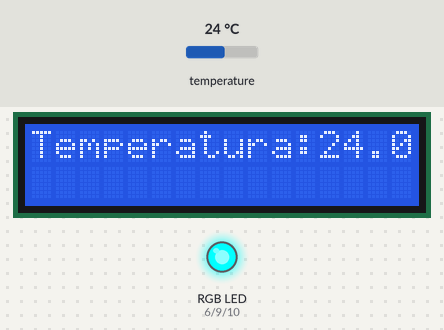
A sketch run on a simulated Arduino Uno, built with avr-gcc and run on an emulated ATmega328P. On the bench: 16×2 character LCD, an RGB LED mixed from three pins (HIGH = lit). The inputs (shaded band) are chosen by the test bench; at power-on: temperature 24 °C.

Above: at 1.2 s.
1.3 s: temperature set to 22.5 °C
At 3.0 s:
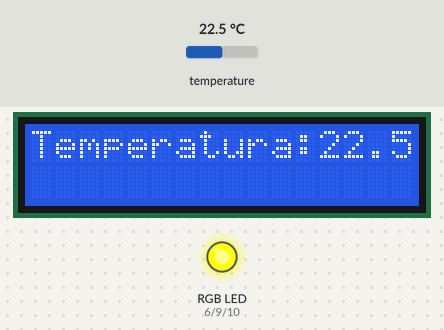
3.6 s: temperature set to 12 °C
At 5.2 s:
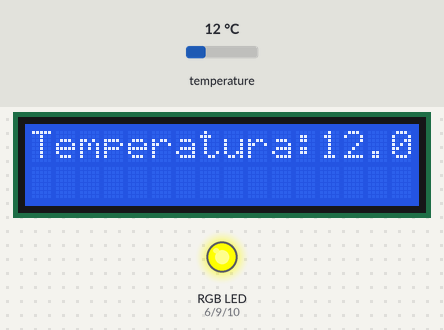
5.6 s: temperature set to 24 °C
At 7.5 s:
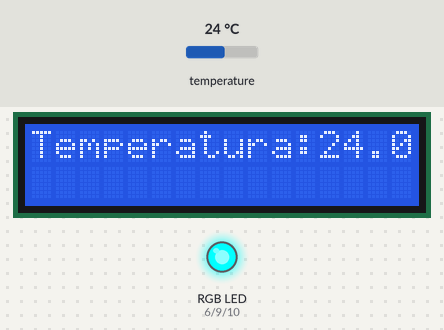
Timing chart, 0 to 9.0 s (numbered marks = the images above; inputs shaded):
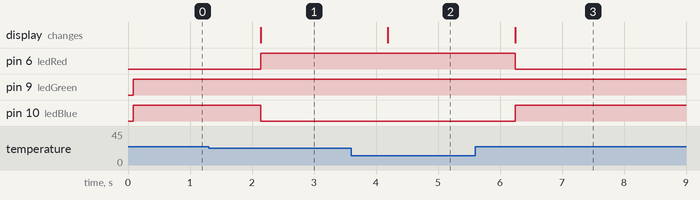

Measured:
- the behaviour switches between 23.1 and 23 °C on temperature (found by bisection; images 0 and 1)
- after the input at 1.3 s, pin 6 (ledRed): LOW → HIGH after 0.84 s; pin 10 (ledBlue): HIGH → LOW after 0.84 s; the display: changes after 0.84 s (image 1)
- after the input at 3.6 s, the display: changes after 0.59 s (image 2)
- after the input at 5.6 s, pin 6 (ledRed): HIGH → LOW after 0.65 s; pin 10 (ledBlue): LOW → HIGH after 0.65 s; the display: changes after 0.65 s (image 3)

The sketch:

temperatura_rgb.ino
```cpp
#include <OneWire.h>
#include <LiquidCrystal.h>

int DS18S20_Pin = 13; //DS18S20 Signal pin on digital 2
LiquidCrystal lcd(12, 11, 5, 4, 3, 2);
int ledRed = 6;
int ledGreen = 9;
int ledBlue = 10;

//Temperature chip i/o
OneWire ds(DS18S20_Pin); // on digital pin 2

void setup(void) {
 pinMode(ledRed, OUTPUT);
 pinMode(ledGreen, OUTPUT);
 pinMode(ledBlue, OUTPUT);
 lcd.begin(16, 2);
}

float getTemp(){
 //returns the temperature from one DS18S20 in DEG Celsius

 byte data[12];
 byte addr[8];

 if ( !ds.search(addr)) {
   //no more sensors on chain, reset search
   ds.reset_search();
   return -1000;
 }

 if ( OneWire::crc8( addr, 7) != addr[7]) {
   Serial.println("CRC is not valid!");
   return -2000;
 }

 if ( addr[0] != 0x10 && addr[0] != 0x28) {
   Serial.print("Device is not recognized");
   return -3000;
 }

 ds.reset();
 ds.select(addr);
 ds.write(0x44,1); // start conversion, with parasite power on at the end

 byte present = ds.reset();
 ds.select(addr);
 ds.write(0xBE); // Read Scratchpad


 for (int i = 0; i < 9; i++) { // we need 9 bytes
  data[i] = ds.read();
 }

 ds.reset_search();

 byte MSB = data[1];
 byte LSB = data[0];

 float tempRead = ((MSB << 8) | LSB); //using two's compliment
 float TemperatureSum = tempRead / 16;

 return TemperatureSum;

}

void loop(void) {
 float temperature = getTemp();
 //string napis[16];

 //sprintf(napis, "Temp: %f", temperature);
 lcd.clear();
 lcd.setCursor(0,0);
 lcd.print("Temperatura:");
 lcd.print(temperature, 1);

 if (temperature > 23)
 {
    digitalWrite(ledGreen, HIGH);
    digitalWrite(ledBlue, HIGH);
    analogWrite(ledRed, 0);
 }
 else
 {
    digitalWrite(ledGreen, HIGH);
    analogWrite(ledBlue, 0);
    digitalWrite(ledRed, HIGH);
 }
 delay(1000); //just here to slow down the output so it is easier to read

}
```
